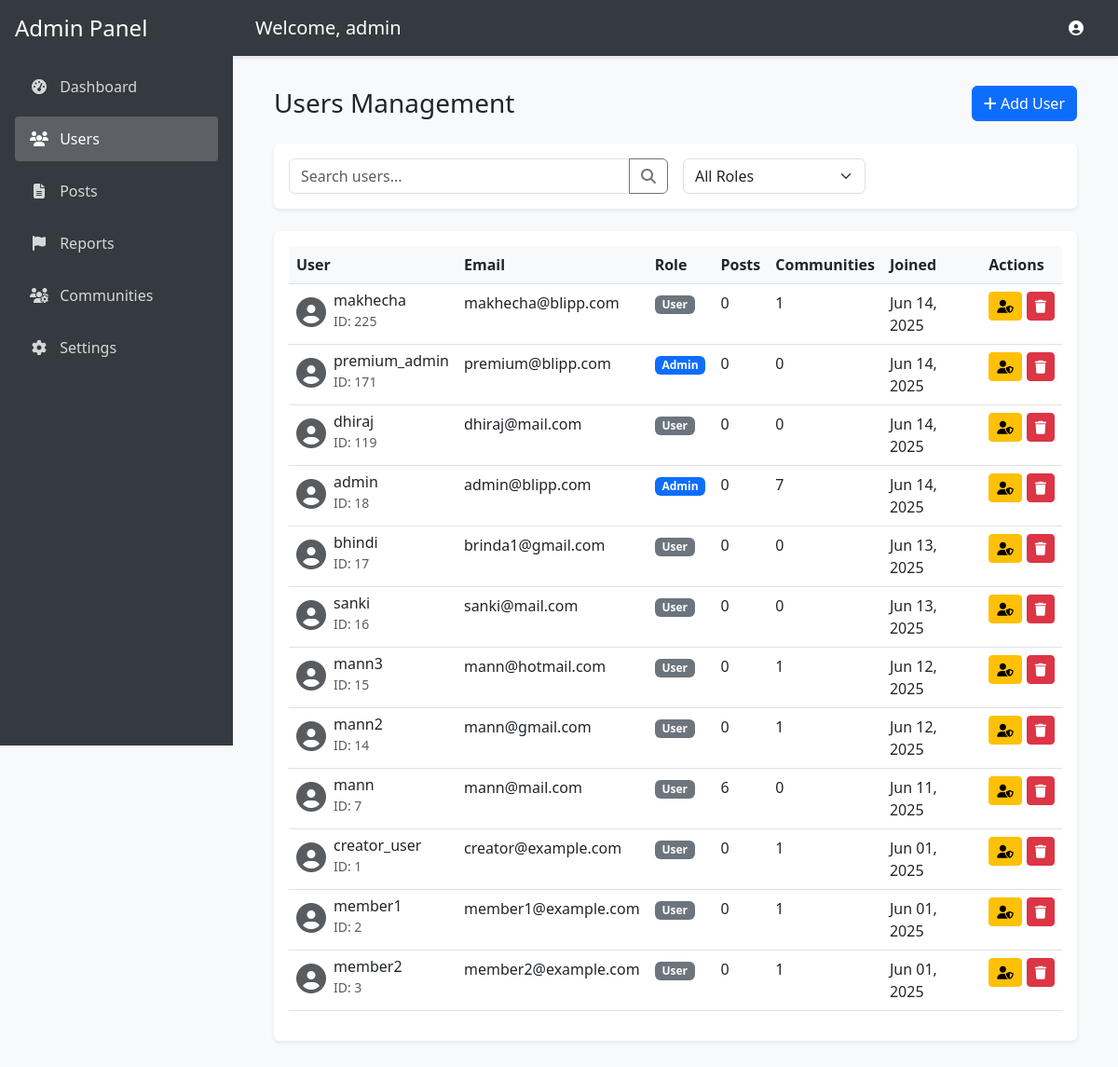
The app's page /admin/users.php (signed in) with its own data.
### tables this page shows
CREATE TABLE `users` (
  `user_id` int(11) NOT NULL,
  `username` varchar(50) NOT NULL,
  `email` varchar(100) NOT NULL,
  `profile_image` varchar(255) DEFAULT NULL,
  `points` int(11) DEFAULT 0,
  `is_premium` tinyint(1) DEFAULT 0,
  `premium_until` datetime DEFAULT NULL,
  `created_at` datetime DEFAULT current_timestamp(),
  `updated_at` datetime DEFAULT current_timestamp() ON UPDATE current_timestamp(),
  `password_hash` varchar(255) DEFAULT NULL,
  `name` varchar(255) DEFAULT NULL,
  `security_question` varchar(255) DEFAULT NULL,
  `security_answer` varchar(255) DEFAULT NULL,
  `bio` text DEFAULT NULL,
  `profile_views` int(11) DEFAULT 0,
  `role` enum('user','admin') DEFAULT 'user',
  `email_verified` tinyint(1) DEFAULT 0,
  `is_active` tinyint(1) DEFAULT 1
);

### admin/includes/auth.php (called while the page is built, shortened)
<?php
require_once __DIR__ . '/../../includes/db.php';
if (isset($mysqli) && !$mysqli->connect_error) {
    $admin_id = $_SESSION['user_id'];
    $admin_query = $mysqli->prepare("SELECT username, email FROM users WHERE user_id = ?");
    if ($admin_query) {
        $admin_query->bind_param("i", $admin_id);
        if ($admin_query->execute()) {
            $result = $admin_query->get_result();
            $admin = $result->fetch_assoc();
        }
    }
}
?>

### admin/users.php (the view, shortened to what this page needs)
<?php
require_once __DIR__ . '/includes/auth.php';
$search = isset($_GET['search']) ? trim($_GET['search']) : '';
$query = "SELECT u.*,
    (SELECT COUNT(*) FROM posts WHERE user_id = u.user_id) as post_count,
    (SELECT COUNT(*) FROM community_members WHERE user_id = u.user_id) as community_count
    FROM users u WHERE 1=1";
$query .= " ORDER BY u.created_at DESC";
$stmt = $mysqli->prepare($query);
$stmt->execute();
$users = $stmt->get_result();
?>
<?php require_once 'includes/header.php'; ?>
<div class="container-fluid">
    <div class="d-flex justify-content-between align-items-center mb-4">
        <h1 class="h3 mb-0">Users Management</h1>
        <button type="button" class="btn btn-primary" data-bs-toggle="modal" data-bs-target="#addUserModal">
            <i class="fas fa-plus"></i> Add User
        </button>
    </div>
    <div class="card mb-4">
        <div class="card-body">
            <form method="GET" class="row g-3">
                <div class="col-md-6">
                    <div class="input-group">
                        <input type="text" class="form-control" name="search" placeholder="Search users..." value="<?= htmlspecialchars($search) ?>">
                        <button class="btn btn-outline-secondary" type="submit">
                            <i class="fas fa-search"></i>
                        </button>
                    </div>
                </div>
                <div class="col-md-3">
                    <select class="form-select" name="role" onchange="this.form.submit()">
                        <option value="">All Roles</option>
                    </select>
                </div>
            </form>
        </div>
    </div>
    <div class="card">
        <div class="card-body">
            <div class="table-responsive">
                <table class="table table-hover">
                    <thead>
                        <tr>
                            <th>User</th>
                            <th>Email</th>
                            <th>Role</th>
                            <th>Posts</th>
                            <th>Communities</th>
                            <th>Joined</th>
                            <th>Actions</th>
                        </tr>
                    </thead>
                    <tbody>
                        <?php while ($user = $users->fetch_assoc()): ?>
                            <tr>
                                <td>
                                    <div class="d-flex align-items-center">
                                        <i class="fas fa-user-circle fa-2x text-muted me-2"></i>
                                        <div>
                                            <h6 class="mb-0"><?= htmlspecialchars($user['username']) ?></h6>
                                            <small class="text-muted">ID: <?= $user['user_id'] ?></small>
                                        </div>
                                    </div>
                                </td>
                                <td><?= htmlspecialchars($user['email']) ?></td>
                                <td>
                                    <span class="badge bg-<?= $user['role'] === 'admin' ? 'primary' : 'secondary' ?>">
                                        <?= ucfirst($user['role']) ?>
                                    </span>
                                </td>
                                <td><?= number_format($user['post_count']) ?></td>
                                <td><?= number_format($user['community_count']) ?></td>
                                <td><?= date('M d, Y', strtotime($user['created_at'])) ?></td>
                                <td>
                                    <div class="btn-group">
                                        <form method="POST" style="display: inline-block; margin-right: 5px;">
                                            <button type="submit" class="btn btn-sm btn-warning" onclick="return confirm('Are you sure you want to change this user\'s role?')">
                                                <i class="fas fa-user-shield"></i>
                                            </button>
                                        </form>
                                        <form method="POST" style="display: inline-block;">
                                            <button type="submit" class="btn btn-sm btn-danger" onclick="return confirm('Are you sure you want to delete this user? This action cannot be undone.')">
                                                <i class="fas fa-trash"></i>
                                            </button>
                                        </form>
                                    </div>
                                </td>
                            </tr>
                        <?php endwhile; ?>
                    </tbody>
                </table>
            </div>
        </div>
    </div>
</div>
</body>
</html>

### admin/includes/header.php (shortened to what this page needs)
<!DOCTYPE html>
<html lang="en">
<head>
    <link href="https://cdn.jsdelivr.net/npm/bootstrap@5.3.0/dist/css/bootstrap.min.css" rel="stylesheet">
    <link href="https://cdnjs.cloudflare.com/ajax/libs/font-awesome/6.4.0/css/all.min.css" rel="stylesheet">
</head>
<body>
    <div class="sidebar">
        <h4 class="mb-4">Admin Panel</h4>
        <nav class="nav flex-column">
            <a class="nav-link <?= basename($_SERVER['PHP_SELF']) === 'index.php' ? 'active' : '' ?>" href="index.php">
                <i class="fas fa-tachometer-alt"></i> Dashboard
            </a>
            <a class="nav-link <?= basename($_SERVER['PHP_SELF']) === 'users.php' ? 'active' : '' ?>" href="users.php">
                <i class="fas fa-users"></i> Users
            </a>
            <a class="nav-link <?= basename($_SERVER['PHP_SELF']) === 'posts.php' ? 'active' : '' ?>" href="posts.php">
                <i class="fas fa-file-alt"></i> Posts
            </a>
            <a class="nav-link <?= basename($_SERVER['PHP_SELF']) === 'reports.php' ? 'active' : '' ?>" href="reports.php">
                <i class="fas fa-flag"></i> Reports
            </a>
            <a class="nav-link <?= basename($_SERVER['PHP_SELF']) === 'communities.php' ? 'active' : '' ?>" href="communities.php">
                <i class="fas fa-users-cog"></i> Communities
            </a>
            <a class="nav-link <?= basename($_SERVER['PHP_SELF']) === 'settings.php' ? 'active' : '' ?>" href="settings.php">
                <i class="fas fa-cog"></i> Settings
            </a>
        </nav>
    </div>
    <header class="admin-header">
        <div>
            <h5 class="mb-0">Welcome, <?= htmlspecialchars($admin['username'] ?? 'Admin') ?></h5>
        </div>
        <div class="admin-dropdown">
            <button class="btn btn-link text-white dropdown-toggle" type="button" data-bs-toggle="dropdown">
                <i class="fas fa-user-circle"></i>
            </button>
        </div>
    </header>
    <main class="main-content">

### admin/includes/header.php (style rules this page uses)
:root { --sidebar-width: 250px; --header-height: 60px; }
body { background: #f8f9fa; min-height: 100vh; }
.admin-header { height: var(--header-height); background: #343a40; color: white; position: fixed; top: 0; right: 0; left: var(--sidebar-width); z-index: 1000; padding: 0 1.5rem; display: flex; align-items: center; justify-content: space-between; box-shadow: 0 2px 4px rgba(0,0,0,.1); }
.sidebar { width: var(--sidebar-width); position: fixed; top: 0; left: 0; height: 100vh; background: #343a40; padding: 1rem; color: white; z-index: 1001; }
.main-content { margin-left: var(--sidebar-width); margin-top: var(--header-height); padding: 2rem; }
.nav-link { color: rgba(255,255,255,.8); padding: 0.75rem 1rem; border-radius: 0.25rem; margin-bottom: 0.5rem; transition: all 0.3s ease; }
.nav-link.active { color: white; background: rgba(255,255,255,.2); }
.nav-link i { width: 20px; text-align: center; margin-right: 0.5rem; }
.admin-dropdown .dropdown-toggle::after { display: none; }
.card { border: none; box-shadow: 0 0.125rem 0.25rem rgba(0,0,0,.075); margin-bottom: 1.5rem; }
.table th { border-top: none; background: #f8f9fa; }

### records on screen
users: username "admin", user_id "18", email "admin@blipp.com", role "Admin", post_count "0", community_count "7", created_at "Jun 14, 2025"
users: username "makhecha", user_id "225", email "makhecha@blipp.com", role "User", post_count "0", community_count "1", created_at "Jun 14, 2025"
users: username "premium_admin", user_id "171", email "premium@blipp.com", role "Admin", post_count "0", community_count "0", created_at "Jun 14, 2025"
users: username "dhiraj", user_id "119", email "dhiraj@mail.com", role "User", post_count "0", community_count "0", created_at "Jun 14, 2025"
users: username "bhindi", user_id "17", email "brinda1@gmail.com", role "User", post_count "0", community_count "0", created_at "Jun 13, 2025"
users: username "sanki", user_id "16", email "sanki@mail.com", role "User", post_count "0", community_count "0", created_at "Jun 13, 2025"
users: username "mann3", user_id "15", email "mann@hotmail.com", role "User", post_count "0", community_count "1", created_at "Jun 12, 2025"
users: username "mann2", user_id "14", email "mann@gmail.com", role "User", post_count "0", community_count "1", created_at "Jun 12, 2025"
users: username "mann", user_id "7", email "mann@mail.com", role "User", post_count "6", community_count "0", created_at "Jun 11, 2025"
users: username "creator_user", user_id "1", email "creator@example.com", role "User", post_count "0", community_count "1", created_at "Jun 01, 2025"
users: username "member1", user_id "2", email "member1@example.com", role "User", post_count "0", community_count "1", created_at "Jun 01, 2025"
users: username "member2", user_id "3", email "member2@example.com", role "User", post_count "0", community_count "1", created_at "Jun 01, 2025"
